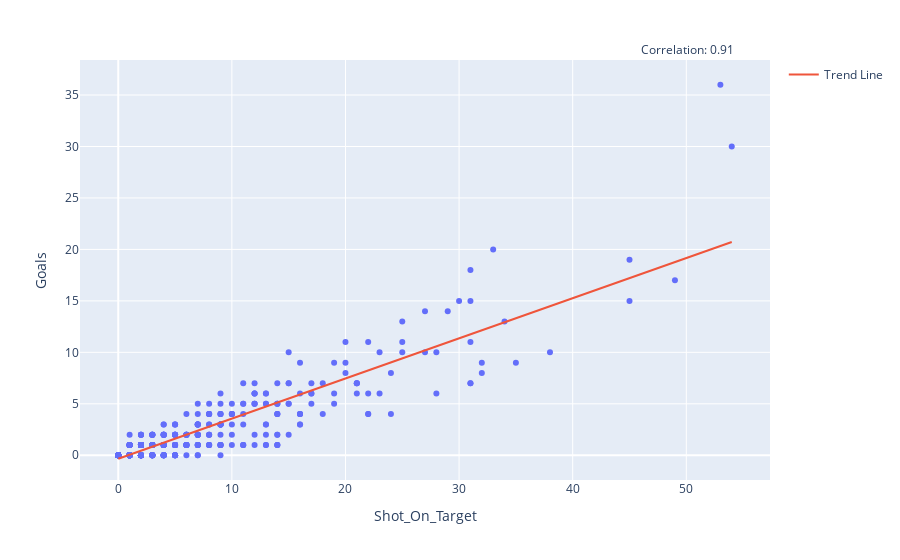

The notebook cell saved with this chart:
### Code cell
# Calculate the correlation
correlation = player_shooting['Shot_On_Target'].corr(player_shooting['Goals'])

# Calculate the linear regression line
slope, intercept, r_value, p_value, std_err = linregress(player_shooting['Shot_On_Target'], player_shooting['Goals'])
x = np.linspace(player_shooting['Shot_On_Target'].min(), player_shooting['Shot_On_Target'].max(), 100)
y = slope * x + intercept

# Plot the scatterplot with trend line
fig = px.scatter(player_shooting, x='Shot_On_Target', y='Goals', hover_data=['Player', 'Squad'])
fig.add_annotation(
    x=0.95,
    y=1.05,  # Adjust the y-coordinate to position the annotation at the top
    text=f"Correlation: {correlation:.2f}",
    showarrow=False,
    font=dict(size=12),
    xref="paper",
    yref="paper",
    align="right"
)
fig.add_trace(go.Scatter(x=x, y=y, mode='lines', name='Trend Line'))
fig.show()

### Figure 1 — Plotly figure (JSON) as saved in the notebook; plotly's stock layout.template omitted (floating-point values rounded to 4 significant figures; data arrays with more than 128 entries replaced by an {"elided": "..."} marker saying what was removed)
{"data": [{"customdata": {"elided": "569x2 str values"}, "hovertemplate": "Shot_On_Target=%{x}<br>Goals=%{y}<br>Player=%{customdata[0]}<br>Squad=%{customdata[1]}<extra></extra>", "legendgroup": "", "marker": {"color": "#636efa", "symbol": "circle"}, "mode": "markers", "name": "", "orientation": "v", "showlegend": false, "type": "scatter", "x": {"elided": "569 int values"}, "xaxis": "x", "y": {"elided": "569 int values"}, "yaxis": "y"}, {"mode": "lines", "name": "Trend Line", "type": "scatter", "x": [0, 0.5455, 1.091, 1.636, 2.182, 2.727, 3.273, 3.818, 4.364, 4.909, 5.455, 6, 6.545, 7.091, 7.636, 8.182, 8.727, 9.273, 9.818, 10.36, 10.91, 11.45, 12, 12.55, 13.09, 13.64, 14.18, 14.73, 15.27, 15.82, 16.36, 16.91, 17.45, 18, 18.55, 19.09, 19.64, 20.18, 20.73, 21.27, 21.82, 22.36, 22.91, 23.45, 24, 24.55, 25.09, 25.64, 26.18, 26.73, 27.27, 27.82, 28.36, 28.91, 29.45, 30.0, 30.55, 31.09, 31.64, 32.18, 32.73, 33.27, 33.82, 34.36, 34.91, 35.45, 36, 36.55, 37.09, 37.64, 38.18, 38.73, 39.27, 39.82, 40.36, 40.91, 41.45, 42, 42.55, 43.09, 43.64, 44.18, 44.73, 45.27, 45.82, 46.36, 46.91, 47.45, 48, 48.55, 49.09, 49.64, 50.18, 50.73, 51.27, 51.82, 52.36, 52.91, 53.45, 54], "y": [-0.3378, -0.1251, 0.08762, 0.3003, 0.5131, 0.7258, 0.9385, 1.151, 1.364, 1.577, 1.789, 2.002, 2.215, 2.428, 2.64, 2.853, 3.066, 3.279, 3.491, 3.704, 3.917, 4.129, 4.342, 4.555, 4.768, 4.98, 5.193, 5.406, 5.619, 5.831, 6.044, 6.257, 6.469, 6.682, 6.895, 7.108, 7.32, 7.533, 7.746, 7.959, 8.171, 8.384, 8.597, 8.809, 9.022, 9.235, 9.448, 9.66, 9.873, 10.09, 10.3, 10.51, 10.72, 10.94, 11.15, 11.36, 11.57, 11.79, 12.0, 12.21, 12.43, 12.64, 12.85, 13.06, 13.28, 13.49, 13.7, 13.91, 14.13, 14.34, 14.55, 14.77, 14.98, 15.19, 15.4, 15.62, 15.83, 16.04, 16.25, 16.47, 16.68, 16.89, 17.11, 17.32, 17.53, 17.74, 17.96, 18.17, 18.38, 18.59, 18.81, 19.02, 19.23, 19.45, 19.66, 19.87, 20.08, 20.3, 20.51, 20.72]}], "layout": {"annotations": [{"align": "right", "font": {"size": 12}, "showarrow": false, "text": "Correlation: 0.91", "x": 0.95, "xref": "paper", "y": 1.05, "yref": "paper"}], "legend": {"tracegroupgap": 0}, "margin": {"t": 60}, "xaxis": {"anchor": "y", "domain": [0, 1], "title": {"text": "Shot_On_Target"}}, "yaxis": {"anchor": "x", "domain": [0, 1], "title": {"text": "Goals"}}}}
